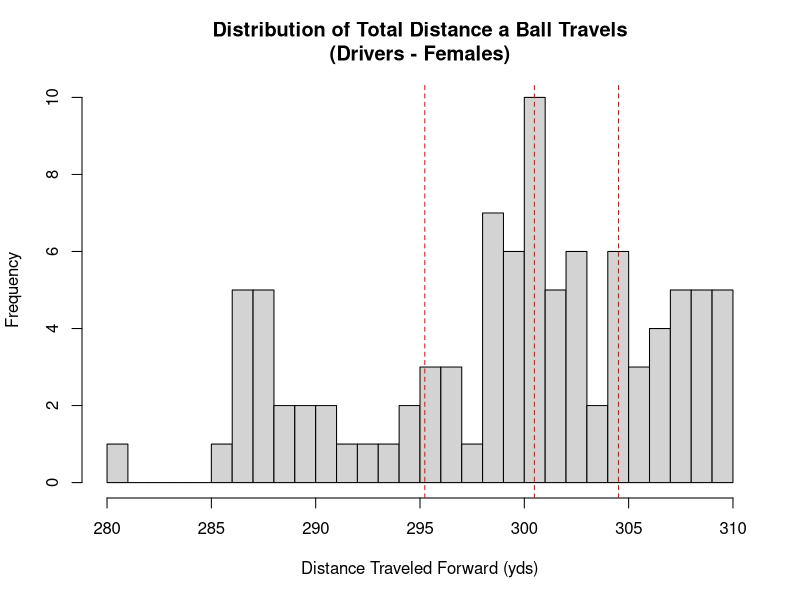
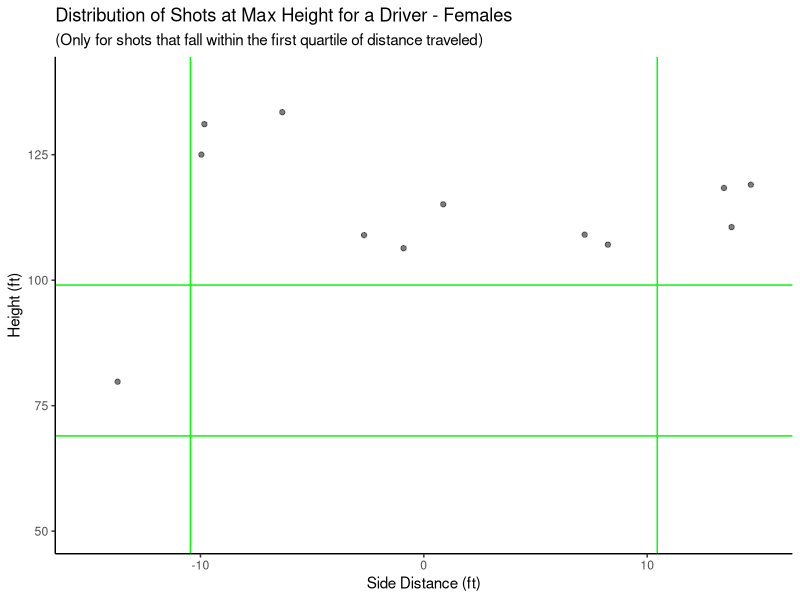
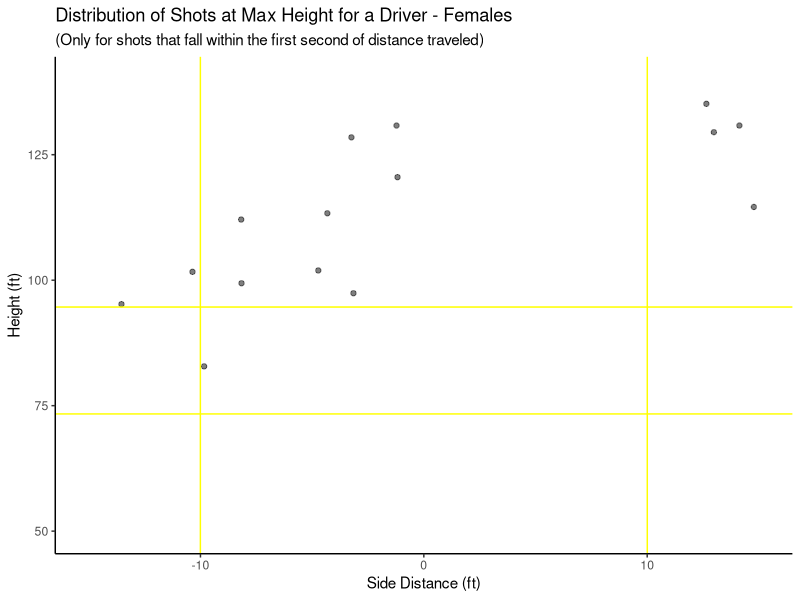
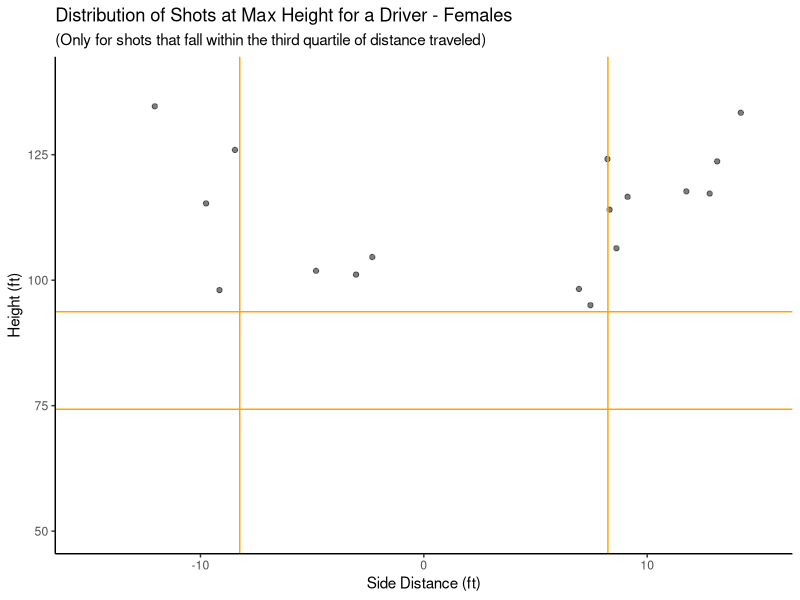
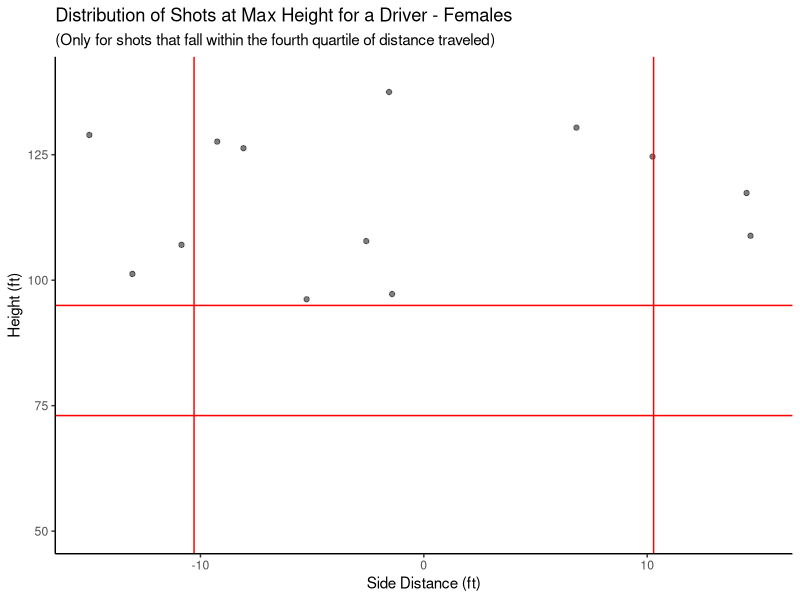
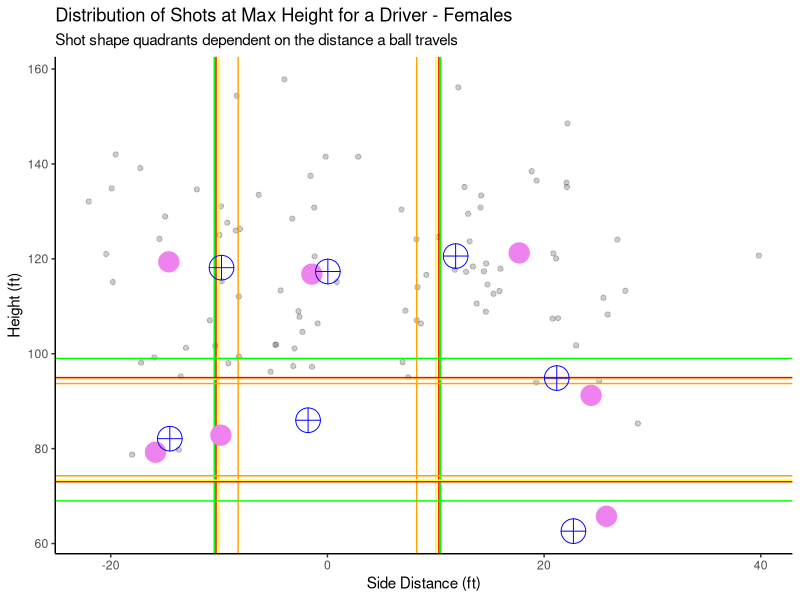

Source code (R) for these figures, in order:
## ---- chunk 1
library(tidyverse)
library(mgcv)
library(gam)
library(kableExtra)
# load in data
df_st_club <- read_csv("Data Cleaning/Output Data/Cleaned_Standard_Clubs.csv")

# Filter df for only Drivers
df_driver_lim <- filter(df_st_club, Club == "Driver" & Sex == "Female")
## ---- chunk 2
# Side model
driver_side_final <- gam::gam(`Max Height - Side` ~
  gam::s(`Club Speed`) +
  gam::s(`Attack Angle`) +
  gam::s(`Swing Plane`) +
  gam::s(`Face Angle`) +
  gam::s(`Club Path`) +
  gam::s(shaft_lean), data = df_driver_lim)

# Height model
driver_height_final <- gam::gam(`Max Height - Height` ~
  gam::s(`Club Speed`) +
  gam::s(`Attack Angle`) +
  gam::s(`Swing Plane`) +
  gam::s(`Face Angle`) +
  gam::s(`Club Path`) +
  gam::s(shaft_lean), data = df_driver_lim)
## ---- chunk 3
# First distance quartile
q1_dist <- quantile(df_driver_lim$`Est. Total Flat - Length`, 0.25)
# Second Distance quartile
median_dist <- quantile(df_driver_lim$`Est. Total Flat - Length`, 0.50)
# Third Distance quartile
q3_dist <- quantile(df_driver_lim$`Est. Total Flat - Length`, 0.75)

# 0-25% of data, divide height standard deviation by this
sd_divisor_side_1 <- 1.5
# 25-50% of data, divde height standard deviation by this
sd_divisor_side_2 <- 1.5
# 0-25% of data, divide height standard deviation by this
sd_divisor_side_3 <- 1.5
# 25-100% of data, divide height standard deviation by this
sd_divisor_side_4 <- 1.5

# 0-25% of data, divide height standard deviation by this
sd_divisor_height_1 <- 1.5
# 25-50% of data, divide height standard deviation by this
sd_divisor_height_2 <- 1.5
# 0-25% of data, divide height standard deviation by this
sd_divisor_height_3 <- 1.5
# 25-100% of data, divide height standard deviation by this
sd_divisor_height_4 <- 1.5
## ---- chunk 4
# Split for Drivers and fades by sign
df_driver_lim$side_class_acc <- ifelse(df_driver_lim$`Max Height - Side` > 0, "Draw", "Fade")

# Limit data to first quartile
df_driver_lim_side1 <- filter(df_driver_lim, `Est. Total Flat - Length` < q1_dist)
# Get standard deviation
sd_lim_side1 <- sd(df_driver_lim_side1$`Max Height - Side`)

# Limit data to second quartile
df_driver_lim_side2 <- filter(df_driver_lim, `Est. Total Flat - Length` >= q1_dist)
df_driver_lim_side2 <- filter(df_driver_lim_side2, `Est. Total Flat - Length` < median_dist)
# Get standard deviation
sd_lim_side2 <- sd(df_driver_lim_side2$`Max Height - Side`)

# Limit data to third quartile
df_driver_lim_side3 <- filter(df_driver_lim, `Est. Total Flat - Length` >= median_dist)
df_driver_lim_side3 <- filter(df_driver_lim_side3, `Est. Total Flat - Length` < q3_dist)
# Get standard deviation
sd_lim_side3 <- sd(df_driver_lim_side3$`Max Height - Side`)

# Limit data to fourth quartile
df_driver_lim_side4 <- filter(df_driver_lim, `Est. Total Flat - Length` >= q3_dist)
# Get standard deviation
sd_lim_side4 <- sd(df_driver_lim_side4$`Max Height - Side`)

# Classify straights
for (i in 1:nrow(df_driver_lim)) {
  # Check to see if shot is in q1
  if (df_driver_lim[i, "Est. Total Flat - Length"] < q1_dist) {
    # Classify as straight is criteria is met
    if (df_driver_lim[i, "Max Height - Side"] < sd_lim_side1 / sd_divisor_side_1 &
      df_driver_lim[i, "Max Height - Side"] > -sd_lim_side1 / sd_divisor_side_1) {
      # Accessing the 'side_class' column by name to assign "Straight"
      df_driver_lim[i, "side_class_acc"] <- "Straight"
    }
    # Check to see if shot is in q2
  } else if (df_driver_lim[i, "Est. Total Flat - Length"] < median_dist) {
    # Classify as straight is criteria is met
    if (df_driver_lim[i, "Max Height - Side"] < sd_lim_side2 / sd_divisor_side_2 &
      df_driver_lim[i, "Max Height - Side"] > -sd_lim_side2 / sd_divisor_side_2) {
      df_driver_lim[i, "side_class_acc"] <- "Straight"
    }
    # Check to see if shot is in q3
  } else if (df_driver_lim[i, "Est. Total Flat - Length"] < q3_dist) {
    # Classify as straight is criteria is met
    if (df_driver_lim[i, "Max Height - Side"] < sd_lim_side3 / sd_divisor_side_3 &
      df_driver_lim[i, "Max Height - Side"] > -sd_lim_side3 / sd_divisor_side_3) {
      df_driver_lim[i, "side_class_acc"] <- "Straight"
    }
    # Check to see if shot is in q4
  } else {
    # Classify as straight is criteria is met
    if (df_driver_lim[i, "Max Height - Side"] < sd_lim_side4 / sd_divisor_side_4 &
      df_driver_lim[i, "Max Height - Side"] > -sd_lim_side4 / sd_divisor_side_4) {
      df_driver_lim[i, "side_class_acc"] <- "Straight"
    }
  }
}
## ---- chunk 5
# Define height class variable
df_driver_lim$height_class_acc <- "Medium"

# Limit data to first quartile
df_driver_lim_height1 <- filter(df_driver_lim, `Est. Total Flat - Length` < q1_dist)
# Get mean and standard deviation
mean_lim_height1 <- mean(df_driver_lim_height1$`Max Height - Height`)
mean_lim_height1 <- 84
sd_lim_height1 <- sd(df_driver_lim_height1$`Max Height - Height`)

# Limit data to second quartile
df_driver_lim_height2 <- filter(df_driver_lim, `Est. Total Flat - Length` >= q1_dist)
df_driver_lim_height2 <- filter(df_driver_lim_height2, `Est. Total Flat - Length` < median_dist)
# Get mean and standard deviation
mean_lim_height2 <- mean(df_driver_lim_height2$`Max Height - Height`)
mean_lim_height2 <- 84
sd_lim_height2 <- sd(df_driver_lim_height2$`Max Height - Height`)

# Limit data to third quartile
df_driver_lim_height3 <- filter(df_driver_lim, `Est. Total Flat - Length` >= median_dist)
df_driver_lim_height3 <- filter(df_driver_lim_height3, `Est. Total Flat - Length` < q3_dist)
# Get mean and standard deviation
mean_lim_height3 <- mean(df_driver_lim_height3$`Max Height - Height`)
mean_lim_height3 <- 84
sd_lim_height3 <- sd(df_driver_lim_height3$`Max Height - Height`)

# Limit data to fourth quartile
df_driver_lim_height4 <- filter(df_driver_lim, `Est. Total Flat - Length` >= q3_dist)
# Get mean and standard deviation
mean_lim_height4 <- mean(df_driver_lim_height4$`Max Height - Height`)
mean_lim_height4 <- 84
sd_lim_height4 <- sd(df_driver_lim_height4$`Max Height - Height`)

# Classify height
for (i in 1:nrow(df_driver_lim)) {
  # Check if shot is in distance q1
  if (df_driver_lim[i, "Est. Total Flat - Length"] < q1_dist) {
    # Classify as high/low/medium based on criteria
    if (df_driver_lim[i, "Max Height - Height"] > (mean_lim_height1 + sd_lim_height1 / sd_divisor_height_1)) {
      df_driver_lim[i, "height_class_acc"] <- "High"
    }
    if (df_driver_lim[i, "Max Height - Height"] < (mean_lim_height1 - sd_lim_height1 / sd_divisor_height_1)) {
      df_driver_lim[i, "height_class_acc"] <- "Low"
    }
    # Check if shot is in distance q1
  } else if (df_driver_lim[i, "Est. Total Flat - Length"] < median_dist) {
    # Classify as high/low/medium based on criteria
    if (df_driver_lim[i, "Max Height - Height"] > (mean_lim_height2 + sd_lim_height2 / sd_divisor_height_2)) {
      df_driver_lim[i, "height_class_acc"] <- "High"
    }
    if (df_driver_lim[i, "Max Height - Height"] < (mean_lim_height2 - sd_lim_height2 / sd_divisor_height_2)) {
      df_driver_lim[i, "height_class_acc"] <- "Low"
    }
    # Check if shot is in distance q1
  } else if (df_driver_lim[i, "Est. Total Flat - Length"] < q3_dist) {
    # Classify as high/low/medium based on criteria
    if (df_driver_lim[i, "Max Height - Height"] > (mean_lim_height3 + sd_lim_height3 / sd_divisor_height_3)) {
      df_driver_lim[i, "height_class_acc"] <- "High"
    }
    if (df_driver_lim[i, "Max Height - Height"] < (mean_lim_height3 - sd_lim_height3 / sd_divisor_height_3)) {
      df_driver_lim[i, "height_class_acc"] <- "Low"
    }
    # Check if shot is in distance q1
  } else {
    # Classify as high/low/medium based on criteria
    if (df_driver_lim[i, "Max Height - Height"] > (mean_lim_height4 + sd_lim_height4 / sd_divisor_height_4)) {
      df_driver_lim[i, "height_class_acc"] <- "High"
    }
    if (df_driver_lim[i, "Max Height - Height"] < (mean_lim_height4 - sd_lim_height4 / sd_divisor_height_4)) {
      df_driver_lim[i, "height_class_acc"] <- "Low"
    }
  }
}
## ---- chunk 6
hist(df_driver_lim$`Est. Total Flat - Length`, breaks = 25, main = "Distribution of Total Distance a Ball Travels\n(Drivers - Females)", xlab = "Distance Traveled Forward (yds)", col = "lightgrey")
abline(v = q1_dist, col = "red", lty = 2)
abline(v = median_dist, col = "red", lty = 2)
abline(v = q3_dist, col = "red", lty = 2)
## ---- chunk 7
# Create a data frame template to keep ideal parameters inclusive of intervals
df_ideal_driver <- data.frame(
  Club = character(),
  Height_Class = character(),
  Side_Class = character(),
  Sex = character(),
  Club_Path_Angle = double(),
  Lie_Angle = double(),
  Attack_Angle = double(),
  Club_Speed = double(),
  Shaft_Lean = double(),
  Face_Angle = double(),
  Data_Points = numeric(),
  CPA_LB = double(),
  CPA_UB = double(),
  LA_LB = double(),
  LA_UB = double(),
  AA_LB = double(),
  AA_UB = double(),
  CS_LB = double(),
  CS_UB = double(),
  SL_LB = double(),
  SL_UB = double(),
  FA_LB = double(),
  FA_UB = double()
)

# Lists for shot shapes
heights <- c("High", "Medium", "Low")
sides <- c("Draw", "Straight", "Fade")

# Variable for row iterator
row <- 1

# Loop though each shot shape combination
for (height in heights) {
  for (side in sides) {
    # Filter to only specific shot shape
    shot_shape_df <- filter(df_driver_lim, side_class_acc == side & height_class_acc == height)

    # Store club and shot shape
    df_ideal_driver[row, "Club"] <- "Driver"
    df_ideal_driver[row, "Height_Class"] <- height
    df_ideal_driver[row, "Side_Class"] <- side
    df_ideal_driver[row, "Sex"] <- "Female"

    # Get ideal parameters from medians
    df_ideal_driver[row, "Club_Path_Angle"] <- median(shot_shape_df$`Club Path`)
    df_ideal_driver[row, "Lie_Angle"] <- median(shot_shape_df$`Swing Plane`)
    df_ideal_driver[row, "Attack_Angle"] <- mean(shot_shape_df$`Attack Angle`)
    df_ideal_driver[row, "Club_Speed"] <- mean(shot_shape_df$`Club Speed`)
    df_ideal_driver[row, "Shaft_Lean"] <- mean(shot_shape_df$shaft_lean)
    df_ideal_driver[row, "Face_Angle"] <- mean(shot_shape_df$`Face Angle`)
    df_ideal_driver[row, "Data_Points"] <- nrow(shot_shape_df)

    # Inital standard deviations are zero
    sd_cpa <- 0
    sd_la <- 0
    sd_aa <- 0
    sd_cs <- 0
    sd_sl <- 0
    sd_fa <- 0

    # Check to make sure there is enough data for a bound
    if (nrow(shot_shape_df) > 1) {
      # Find standard deviation of each CHP
      sd_cpa <- sd(shot_shape_df$`Club Path`)
      sd_la <- sd(shot_shape_df$`Swing Plane`)
      sd_aa <- sd(shot_shape_df$`Attack Angle`)
      sd_cs <- sd(shot_shape_df$`Club Speed`)
      sd_sl <- sd(shot_shape_df$shaft_lean)
      sd_fa <- sd(shot_shape_df$`Face Angle`)
    }

    # Find lower bound for each parameter by subtracting a fraction of sd
    df_ideal_driver[row, "CPA_LB"] <- median(shot_shape_df$`Club Path`) - (sd_cpa / 16)
    df_ideal_driver[row, "LA_LB"] <- median(shot_shape_df$`Swing Plane`) - (sd_la / 16)
    df_ideal_driver[row, "AA_LB"] <- mean(shot_shape_df$`Attack Angle`) - (sd_aa / 16)
    df_ideal_driver[row, "CS_LB"] <- mean(shot_shape_df$`Club Speed`) - (sd_cs / 16)
    df_ideal_driver[row, "SL_LB"] <- mean(shot_shape_df$shaft_lean) - (sd_sl / 16)
    df_ideal_driver[row, "FA_LB"] <- mean(shot_shape_df$`Face Angle`) - (sd_fa / 16)

    # Find upper bound for each parameter by adding a fraction of sd
    df_ideal_driver[row, "CPA_UB"] <- median(shot_shape_df$`Club Path`) + (sd_cpa / 16)
    df_ideal_driver[row, "LA_UB"] <- median(shot_shape_df$`Swing Plane`) + (sd_la / 16)
    df_ideal_driver[row, "AA_UB"] <- mean(shot_shape_df$`Attack Angle`) + (sd_aa / 16)
    df_ideal_driver[row, "CS_UB"] <- mean(shot_shape_df$`Club Speed`) + (sd_cs / 16)
    df_ideal_driver[row, "SL_UB"] <- mean(shot_shape_df$shaft_lean) + (sd_sl / 16)
    df_ideal_driver[row, "FA_UB"] <- mean(shot_shape_df$`Face Angle`) + (sd_fa / 16)


    # Iterate to next row
    row <- row + 1
  }
}
## ---- chunk 8
# Create dummy data frame that matches with visualization
df_ideal_driver_mutated <- df_ideal_driver
colnames(df_ideal_driver_mutated) <- c(
  "Club", "Height_Class", "Side_Class", "Sex",
  "Club Path", "Swing Plane", "Attack Angle",
  "Club Speed", "shaft_lean", "Face Angle"
)

# Get predictions from moedls
side_preds <- predict(driver_side_final, df_ideal_driver_mutated)
height_preds <- predict(driver_height_final, df_ideal_driver_mutated)

# Data frame with predicted spot in air
predictions_quad <- data.frame(side_preds, height_preds)

# Get side means for each shot shape
side_mean <- c(
  mean(filter(df_driver_lim, side_class_acc == "Draw" & height_class_acc == "High")$`Max Height - Side`),
  mean(filter(df_driver_lim, side_class_acc == "Straight" & height_class_acc == "High")$`Max Height - Side`),
  mean(filter(df_driver_lim, side_class_acc == "Fade" & height_class_acc == "High")$`Max Height - Side`),
  mean(filter(df_driver_lim, side_class_acc == "Draw" & height_class_acc == "Medium")$`Max Height - Side`),
  mean(filter(df_driver_lim, side_class_acc == "Straight" & height_class_acc == "Medium")$`Max Height - Side`),
  mean(filter(df_driver_lim, side_class_acc == "Fade" & height_class_acc == "Medium")$`Max Height - Side`),
  mean(filter(df_driver_lim, side_class_acc == "Draw" & height_class_acc == "Low")$`Max Height - Side`),
  mean(filter(df_driver_lim, side_class_acc == "Straight" & height_class_acc == "Low")$`Max Height - Side`),
  mean(filter(df_driver_lim, side_class_acc == "Fade" & height_class_acc == "Low")$`Max Height - Side`)
)

# Get height means for each shot shape
height_mean <- c(
  mean(filter(df_driver_lim, side_class_acc == "Draw" & height_class_acc == "High")$`Max Height - Height`),
  mean(filter(df_driver_lim, side_class_acc == "Straight" & height_class_acc == "High")$`Max Height - Height`),
  mean(filter(df_driver_lim, side_class_acc == "Fade" & height_class_acc == "High")$`Max Height - Height`),
  mean(filter(df_driver_lim, side_class_acc == "Draw" & height_class_acc == "Medium")$`Max Height - Height`),
  mean(filter(df_driver_lim, side_class_acc == "Straight" & height_class_acc == "Medium")$`Max Height - Height`),
  mean(filter(df_driver_lim, side_class_acc == "Fade" & height_class_acc == "Medium")$`Max Height - Height`),
  mean(filter(df_driver_lim, side_class_acc == "Draw" & height_class_acc == "Low")$`Max Height - Height`),
  mean(filter(df_driver_lim, side_class_acc == "Straight" & height_class_acc == "Low")$`Max Height - Height`),
  mean(filter(df_driver_lim, side_class_acc == "Fade" & height_class_acc == "Low")$`Max Height - Height`)
)

shot_shape <- c(
  "High Draw", "High Straight", "High Fade",
  "Medium Draw", "Medium Straight", "Medium Fade",
  "Low Draw", "Low Straight", "Low Fade"
)

# Put means in dataframe
means_quad <- data.frame(side_mean, height_mean)

par(mfrow = c(2, 2))
# Visualize q1 quadrants
ggplot(df_driver_lim_height1, aes(x = `Max Height - Side`, y = `Max Height - Height`)) +
  ylim(50, 140) +
  xlim(-15, 15) +
  geom_point(alpha = 0.5) +
  geom_vline(aes(xintercept = -sd_lim_side1 / sd_divisor_side_1), col = "green") +
  geom_vline(aes(xintercept = sd_lim_side1 / sd_divisor_side_1), col = "green") +
  geom_hline(aes(yintercept = (mean_lim_height1 + sd_lim_height1 / sd_divisor_height_1)), col = "green") +
  geom_hline(aes(yintercept = (mean_lim_height1 - sd_lim_height1 / sd_divisor_height_1)), col = "green") +
  theme(
    panel.grid.major = element_blank(), panel.grid.minor = element_blank(),
    panel.background = element_blank(), axis.line = element_line(colour = "black")
  ) +
  labs(
    title = "Distribution of Shots at Max Height for a Driver - Females",
    subtitle = "(Only for shots that fall within the first quartile of distance traveled)",
    y = "Height (ft)",
    x = "Side Distance (ft)"
  )

# Visualize q2 quadrants
ggplot(df_driver_lim_height2, aes(x = `Max Height - Side`, y = `Max Height - Height`)) +
  ylim(50, 140) +
  xlim(-15, 15) +
  geom_point(alpha = 0.5) +
  geom_vline(aes(xintercept = -sd_lim_side2 / sd_divisor_side_2), col = "yellow") +
  geom_vline(aes(xintercept = sd_lim_side2 / sd_divisor_side_2), col = "yellow") +
  geom_hline(aes(yintercept = (mean_lim_height2 + sd_lim_height2 / sd_divisor_height_2)), col = "yellow") +
  geom_hline(aes(yintercept = (mean_lim_height2 - sd_lim_height2 / sd_divisor_height_2)), col = "yellow") +
  theme(
    panel.grid.major = element_blank(), panel.grid.minor = element_blank(),
    panel.background = element_blank(), axis.line = element_line(colour = "black")
  ) +
  labs(
    title = "Distribution of Shots at Max Height for a Driver - Females",
    subtitle = "(Only for shots that fall within the first second of distance traveled)",
    y = "Height (ft)",
    x = "Side Distance (ft)"
  )

# Visualize q2 quadrants
ggplot(df_driver_lim_height3, aes(x = `Max Height - Side`, y = `Max Height - Height`)) +
  ylim(50, 140) +
  xlim(-15, 15) +
  geom_point(alpha = 0.5) +
  geom_vline(aes(xintercept = -sd_lim_side3 / sd_divisor_side_3), col = "orange") +
  geom_vline(aes(xintercept = sd_lim_side3 / sd_divisor_side_3), col = "orange") +
  geom_hline(aes(yintercept = (mean_lim_height3 + sd_lim_height3 / sd_divisor_height_3)), col = "orange") +
  geom_hline(aes(yintercept = (mean_lim_height3 - sd_lim_height3 / sd_divisor_height_3)), col = "orange") +
  theme(
    panel.grid.major = element_blank(), panel.grid.minor = element_blank(),
    panel.background = element_blank(), axis.line = element_line(colour = "black")
  ) +
  labs(
    title = "Distribution of Shots at Max Height for a Driver - Females",
    subtitle = "(Only for shots that fall within the third quartile of distance traveled)",
    y = "Height (ft)",
    x = "Side Distance (ft)"
  )


# Visualize q4 quadrants
ggplot(df_driver_lim_height4, aes(x = `Max Height - Side`, y = `Max Height - Height`)) +
  ylim(50, 140) +
  xlim(-15, 15) +
  geom_point(alpha = 0.5) +
  geom_vline(aes(xintercept = -sd_lim_side4 / sd_divisor_side_4), col = "red") +
  geom_vline(aes(xintercept = sd_lim_side4 / sd_divisor_side_4), col = "red") +
  geom_hline(aes(yintercept = (mean_lim_height4 + sd_lim_height4 / sd_divisor_height_4)), col = "red") +
  geom_hline(aes(yintercept = (mean_lim_height4 - sd_lim_height4 / sd_divisor_height_4)), col = "red") +
  theme(
    panel.grid.major = element_blank(), panel.grid.minor = element_blank(),
    panel.background = element_blank(), axis.line = element_line(colour = "black")
  ) +
  labs(
    title = "Distribution of Shots at Max Height for a Driver - Females",
    subtitle = "(Only for shots that fall within the fourth quartile of distance traveled)",
    y = "Height (ft)",
    x = "Side Distance (ft)"
  )

# Visualize all quadrants with the parameters landing via model
ggplot(df_driver_lim, aes(x = `Max Height - Side`, y = `Max Height - Height`)) +
  geom_point(alpha = 0.2) +
  geom_vline(aes(xintercept = -sd_lim_side1 / sd_divisor_side_1), col = "green") +
  geom_vline(aes(xintercept = sd_lim_side1 / sd_divisor_side_1), col = "green") +
  geom_vline(aes(xintercept = -sd_lim_side2 / sd_divisor_side_2), col = "yellow") +
  geom_vline(aes(xintercept = sd_lim_side2 / sd_divisor_side_2), col = "yellow") +
  geom_vline(aes(xintercept = -sd_lim_side3 / sd_divisor_side_3), col = "orange") +
  geom_vline(aes(xintercept = sd_lim_side3 / sd_divisor_side_3), col = "orange") +
  geom_vline(aes(xintercept = -sd_lim_side4 / sd_divisor_side_4), col = "red") +
  geom_vline(aes(xintercept = sd_lim_side4 / sd_divisor_side_4), col = "red") +
  geom_hline(aes(yintercept = (mean_lim_height1 + sd_lim_height1 / sd_divisor_height_1)), col = "green") +
  geom_hline(aes(yintercept = (mean_lim_height1 - sd_lim_height1 / sd_divisor_height_1)), col = "green") +
  geom_hline(aes(yintercept = (mean_lim_height2 + sd_lim_height2 / sd_divisor_height_2)), col = "yellow") +
  geom_hline(aes(yintercept = (mean_lim_height2 - sd_lim_height2 / sd_divisor_height_2)), col = "yellow") +
  geom_hline(aes(yintercept = (mean_lim_height3 + sd_lim_height3 / sd_divisor_height_3)), col = "orange") +
  geom_hline(aes(yintercept = (mean_lim_height3 - sd_lim_height3 / sd_divisor_height_3)), col = "orange") +
  geom_hline(aes(yintercept = (mean_lim_height4 + sd_lim_height4 / sd_divisor_height_4)), col = "red") +
  geom_hline(aes(yintercept = (mean_lim_height4 - sd_lim_height4 / sd_divisor_height_4)), col = "red") +
  labs(
    title = "Distribution of Shots at Max Height for a Driver - Females",
    subtitle = "Shot shape quadrants dependent on the distance a ball travels",
    y = "Height (ft)",
    x = "Side Distance (ft)"
  ) +
  theme(
    panel.grid.major = element_blank(), panel.grid.minor = element_blank(),
    panel.background = element_blank(), axis.line = element_line(colour = "black")
  ) +
  geom_point(data = means_quad, aes(x = side_mean, y = height_mean), color = "violet", pch = 20, size = 10) +
  geom_point(data = predictions_quad, aes(x = side_preds, y = height_preds), color = "blue", pch = 10, size = 8)
## ---- chunk 9
# Dummy df for sharing table
df_ideal_driver_female_sharable <- data.frame(
  Club = df_ideal_driver$Club,
  Shot_Shape = paste(df_ideal_driver$Height_Class, df_ideal_driver$Side_Class),
  Sex = df_ideal_driver$Sex,
  Club_Path_Angle = df_ideal_driver$Club_Path_Angle,
  CPA_LB = df_ideal_driver$CPA_LB,
  CPA_UB = df_ideal_driver$CPA_UB,
  Lie_Angle = df_ideal_driver$Lie_Angle,
  LA_LB = df_ideal_driver$LA_LB,
  LA_UB = df_ideal_driver$LA_UB,
  Attack_Angle = df_ideal_driver$Attack_Angle,
  AA_LB = df_ideal_driver$AA_LB,
  AA_UB = df_ideal_driver$AA_UB,
  Club_Speed = df_ideal_driver$Club_Speed,
  CS_LB = df_ideal_driver$CS_LB,
  CS_UB = df_ideal_driver$CS_UB,
  Shaft_Lean = df_ideal_driver$Shaft_Lean,
  SL_LB = df_ideal_driver$SL_LB,
  SL_UB = df_ideal_driver$SL_UB,
  Face_Angle = df_ideal_driver$Face_Angle,
  FA_LB = df_ideal_driver$FA_LB,
  FA_UB = df_ideal_driver$FA_UB,
  Data_Points = df_ideal_driver$Data_Points
)

# Output kable
kable(df_ideal_driver_female_sharable, escape = TRUE, caption = "Ideal Parameter Estimates for Driver From Centers of Actual Data (Males)") %>%
  kable_styling(latex_options = "hold_position")
